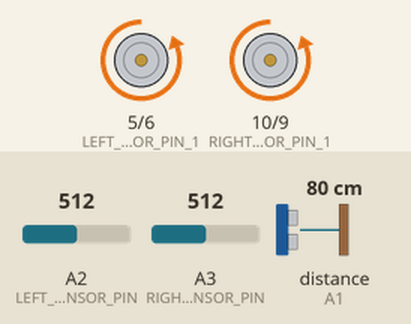
This sketch was run on a simulated Arduino Uno, built with avr-gcc and run on an emulated ATmega328P. On the bench: motor-driver pin pairs drawn as motors (green arrow = first pin HIGH = forward, orange = second pin HIGH = backward, longer = more drive). The test bench sets the inputs (shaded band); at power-on: distance to the obstacle (sensor on A1) 80 cm, A2 (LEFT_SENSOR_PIN) = 512, A3 (RIGHT_SENSOR_PIN) = 512. The echo pulse lasts 58.3 µs per cm; what the sketch prints to the serial monitor is not drawn.

Above: at 1.2 s.
1.3 s: distance to the obstacle (sensor on A1) set to 11 cm
4.3 s: distance to the obstacle (sensor on A1) set to 8 cm
At 4.8 s:
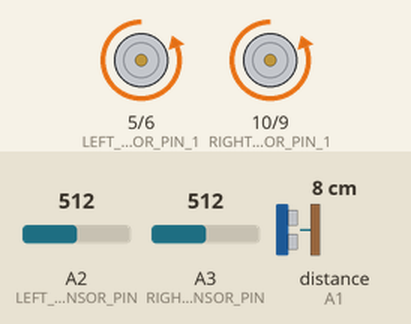
7.3 s: A2 (LEFT_SENSOR_PIN) set to 404
10.3 s: A2 (LEFT_SENSOR_PIN) set to 382
At 10.8 s:
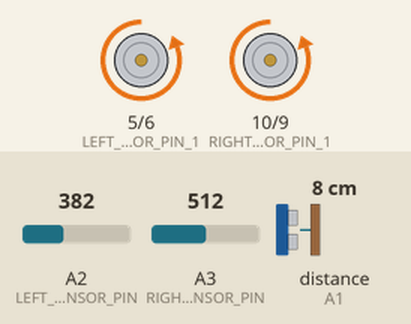
13.3 s: A2 (LEFT_SENSOR_PIN) set to 400
16.3 s: A3 (RIGHT_SENSOR_PIN) set to 404
19.3 s: A3 (RIGHT_SENSOR_PIN) set to 371
At 20.0 s:
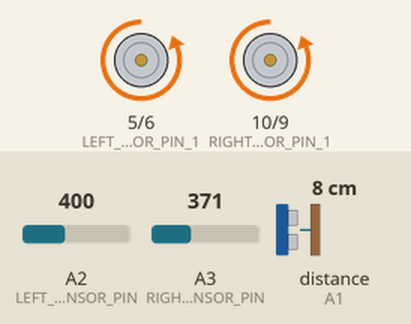
Timing chart, 0 to 22.3 s (numbered marks = the images above; inputs shaded):
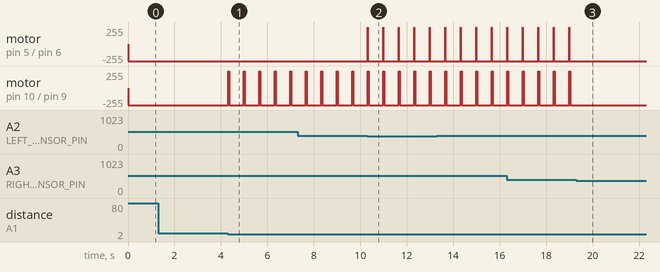

Measured:
- the behaviour switches between 10 and 9 cm on distance to the obstacle (sensor on A1) (found by bisection; images 0 and 1)
- the behaviour switches between 390 and 389 on A2 (LEFT_SENSOR_PIN) (found by bisection; images 1 and 2)
- the behaviour switches between 390 and 389 on A3 (RIGHT_SENSOR_PIN) (found by bisection; images 2 and 3)
- after the input at 1.3 s, every drawn part: stays the same
- after the input at 4.3 s, motor on pin 10 (RIGHT_MOTOR_PIN_1) / pin 9 (RIGHT_MOTOR_PIN_2): alternates forward 255/255 for 0.05 s and backward 255/255 for 0.62 s, starting at once
- after the input at 10.3 s, motor on pin 5 (LEFT_MOTOR_PIN_1) / pin 6 (LEFT_MOTOR_PIN_2): alternates forward 255/255 for 0.01 s and backward 255/255 for 0.66 s, starting at once
- after the input at 19.3 s, motor on pin 5 (LEFT_MOTOR_PIN_1) / pin 6 (LEFT_MOTOR_PIN_2), motor on pin 10 (RIGHT_MOTOR_PIN_1) / pin 9 (RIGHT_MOTOR_PIN_2): stops changing and stays backward 255/255

The sketch:

LineFollower2SensoresL293DOnlyHCSR04.ino
```cpp
#include <Servo.h>
#include <NewPing.h>
#define LEFT_SENSOR_PIN A2
#define RIGHT_SENSOR_PIN A3


//L293D
//Motor A
#define LEFT_MOTOR_PIN_1 5
#define LEFT_MOTOR_PIN_2 6
//Motor B
#define RIGHT_MOTOR_PIN_1 10
#define RIGHT_MOTOR_PIN_2 9

#define SENSOR_THRESHOLD 390

void LEFT (void);
void RIGHT(void);
void STOP (void);

short left_sensor;
short right_sensor;


#define BLACK  0
#define WHITE  1

#define TRIG_PIN A0 //analog input 1
#define ECHO_PIN A1 //analog input 2
#define MAX_DIST 200
int distance = 100;

NewPing sonar(TRIG_PIN, ECHO_PIN, MAX_DIST);

void setup()
{

  pinMode(A2,INPUT_PULLUP);
  pinMode(A3,INPUT_PULLUP);

  pinMode(LEFT_MOTOR_PIN_1,OUTPUT);
  pinMode(LEFT_MOTOR_PIN_1,OUTPUT);

  pinMode(LEFT_MOTOR_PIN_1,OUTPUT);
  pinMode(RIGHT_MOTOR_PIN_1,OUTPUT);
  pinMode(LEFT_MOTOR_PIN_2,OUTPUT);
  pinMode(RIGHT_MOTOR_PIN_2,OUTPUT);


  pinMode(LEFT_SENSOR_PIN,INPUT);
  pinMode(RIGHT_SENSOR_PIN,INPUT);

  Serial.begin(9600);
  while (!Serial);
  BREAK();

  Serial.println("DUDU START!");

}
int readPing(){
  delay(7);
  int cm = sonar.ping_cm();
  if (cm==0){
    cm=250;
  }

  return cm;
}


void readSensors() {
    left_sensor = analogRead(LEFT_SENSOR_PIN);
    right_sensor = analogRead(RIGHT_SENSOR_PIN);

     Serial.print(left_sensor);
     Serial.print("x");
     Serial.print(right_sensor);
     Serial.print("*");

    if (left_sensor < SENSOR_THRESHOLD) {
      left_sensor = BLACK;
    } else {
      left_sensor = WHITE;
    }

    if (right_sensor < SENSOR_THRESHOLD) {
      right_sensor = BLACK;
    } else {
      right_sensor = WHITE;
    }

  distance = readPing();


 }


void DoObstacle(){
      if (distance < 10){
          BREAK(); //Parar
          BACK(); //Ré
          delay(50);

          BREAK(); //Parar

          LEFT(); //Iniciar giro
          delay(600);
          //Girar
          while(true) {

            readSensors();

            if (right_sensor != BLACK) {
                break;
            }
          }
    }
}


//0 = expectedRight
//1 = expectedLeft
//2 = nothing
int expected = 0;

void loop()
{
    readSensors();
    DoObstacle();
    //DoServo(); //Opcional

    if (left_sensor == BLACK && right_sensor == WHITE){
        Serial.println("left_sensor");
        expected = 1;
        RIGHT2();
    } else if (left_sensor == WHITE && right_sensor == BLACK)  {
        Serial.println("right_sensor");
        expected = 0;
        LEFT2();
     } else {
        Serial.println("FORWARD");
        if (expected == 1 && right_sensor == BLACK || expected == 0 && left_sensor == BLACK )  {
          expected = 2;
        }
        if (expected == 1) {
          RIGHT();
        } else if (expected == 0) {
          LEFT();
        } else if (left_sensor == WHITE && right_sensor == WHITE)  {
          FORWARD();
        }
     }
}


void FORWARD() {
    digitalWrite(LEFT_MOTOR_PIN_1, HIGH);
    digitalWrite(LEFT_MOTOR_PIN_2, LOW);
    digitalWrite(RIGHT_MOTOR_PIN_1, LOW);
    digitalWrite(RIGHT_MOTOR_PIN_2, HIGH);
}

void BACK() {
    digitalWrite(LEFT_MOTOR_PIN_1, LOW);
    digitalWrite(LEFT_MOTOR_PIN_2, HIGH);
    digitalWrite(RIGHT_MOTOR_PIN_1, HIGH);
    digitalWrite(RIGHT_MOTOR_PIN_2, LOW);
}


void RIGHT2 (void)
{
    digitalWrite(LEFT_MOTOR_PIN_1, HIGH);
    digitalWrite(LEFT_MOTOR_PIN_2, LOW);
    digitalWrite(RIGHT_MOTOR_PIN_1, LOW);
    digitalWrite(RIGHT_MOTOR_PIN_2, LOW);
}

void RIGHT (void)
{
    digitalWrite(LEFT_MOTOR_PIN_1, HIGH);
    digitalWrite(LEFT_MOTOR_PIN_2, LOW);
    digitalWrite(RIGHT_MOTOR_PIN_1, HIGH);
    digitalWrite(RIGHT_MOTOR_PIN_2, LOW);
}


void LEFT2 (void)
{
    digitalWrite(LEFT_MOTOR_PIN_1, LOW);
    digitalWrite(LEFT_MOTOR_PIN_2, LOW);
    digitalWrite(RIGHT_MOTOR_PIN_1, LOW);
    digitalWrite(RIGHT_MOTOR_PIN_2, HIGH);

}

void LEFT (void)
{
    digitalWrite(LEFT_MOTOR_PIN_1, LOW);
    digitalWrite(LEFT_MOTOR_PIN_2, HIGH);
    digitalWrite(RIGHT_MOTOR_PIN_1, LOW);
    digitalWrite(RIGHT_MOTOR_PIN_2, HIGH);

}
void STOP (void)
{
    digitalWrite(LEFT_MOTOR_PIN_1, LOW);
    digitalWrite(LEFT_MOTOR_PIN_2, LOW);
    digitalWrite(RIGHT_MOTOR_PIN_1, LOW);
    digitalWrite(RIGHT_MOTOR_PIN_2, LOW);
}

void BREAK (void)
{
    digitalWrite(LEFT_MOTOR_PIN_1, HIGH);
    digitalWrite(LEFT_MOTOR_PIN_2, HIGH);
    digitalWrite(RIGHT_MOTOR_PIN_1, HIGH);
    digitalWrite(RIGHT_MOTOR_PIN_2, HIGH);
}
```
